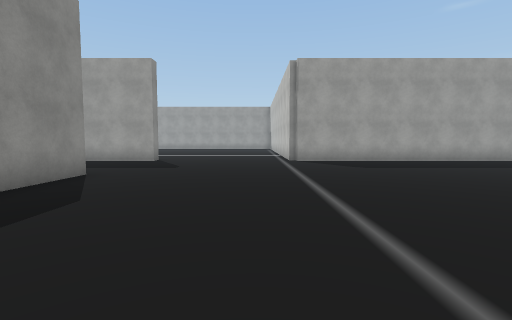
view 1 (above)

21 first-person views from a walk through a 3-D level made in the Unity game engine. The camera is 1.5 m above the floor, tilts 4° down and sees 85° across. The floor is counted in squares, 2 m on a side. Each view is taken from the middle of a square. On the plan, view 1 faces up. The plan holds only what a view shows up to about 10 squares ahead; the rest is blank. The place goes on beyond the plan. The player character is not drawn. Some surface patterns are stand-ins.

view 2
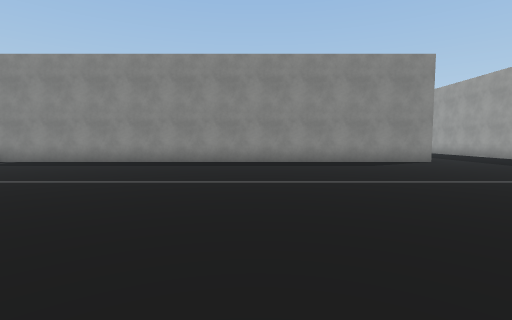

view 3
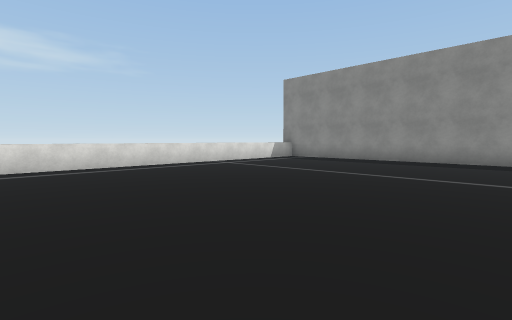

view 4
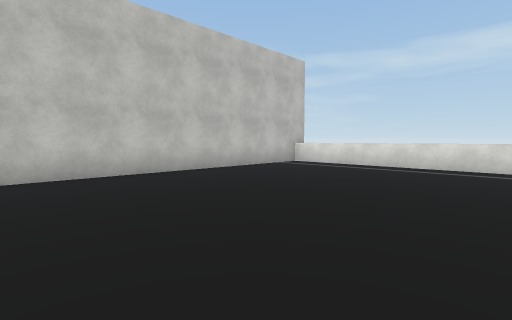

view 5
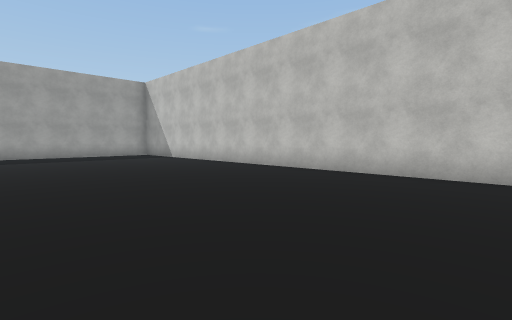

view 6
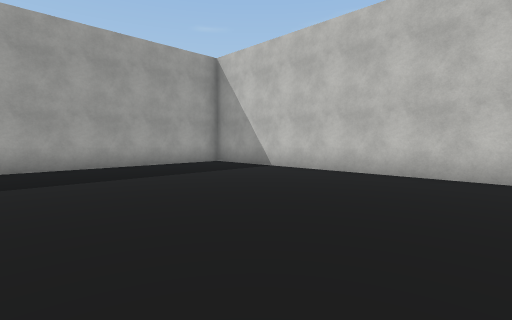

view 7
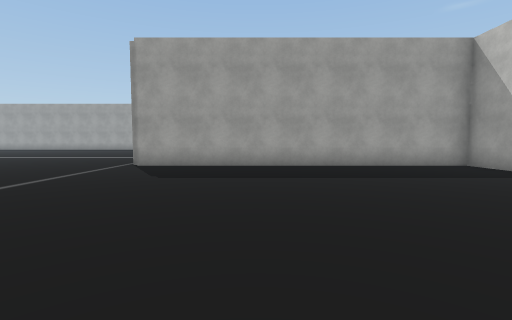

view 8
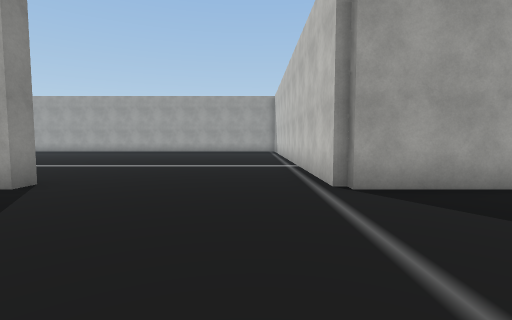

view 9
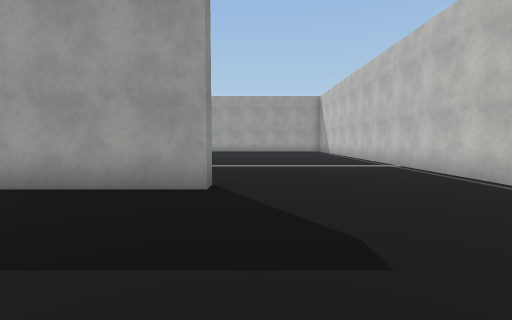

view 10
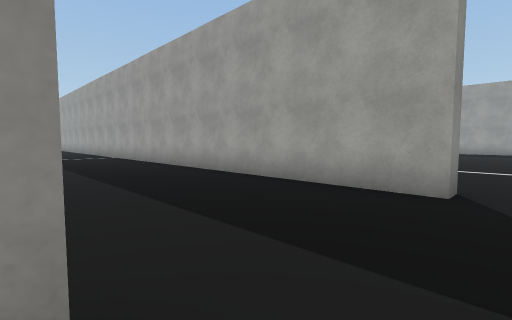

view 11
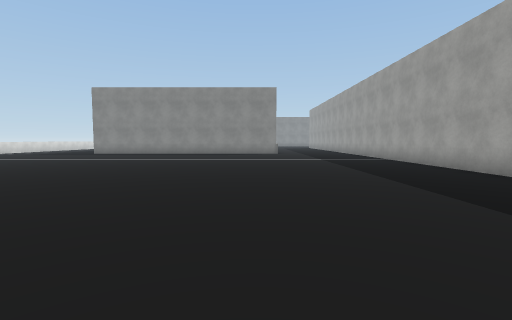

view 12
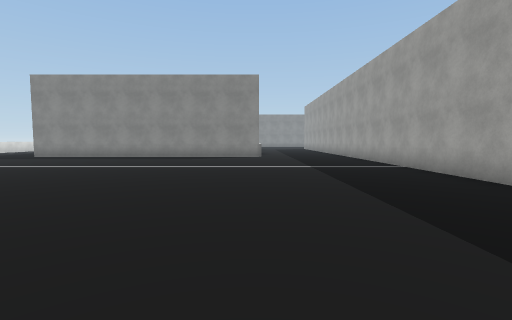

view 13
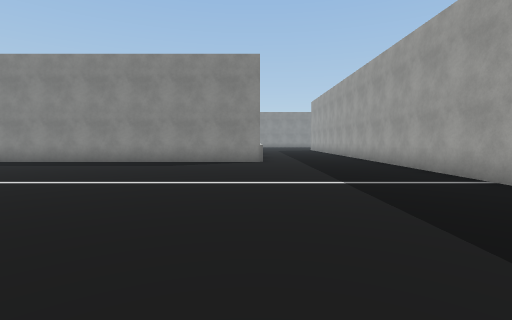

view 14
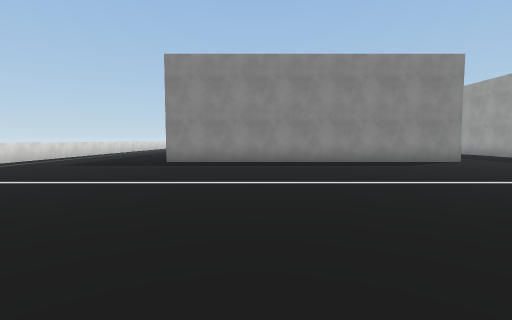

view 15
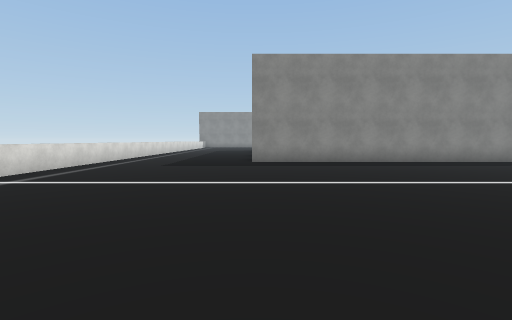

view 16
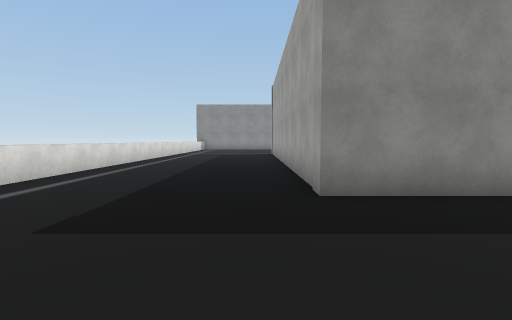

view 17
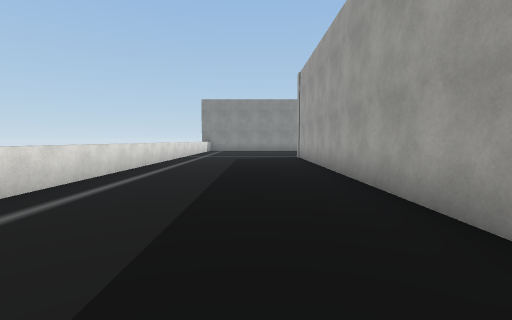

view 18
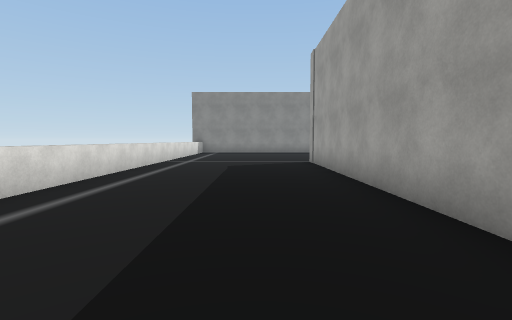

view 19
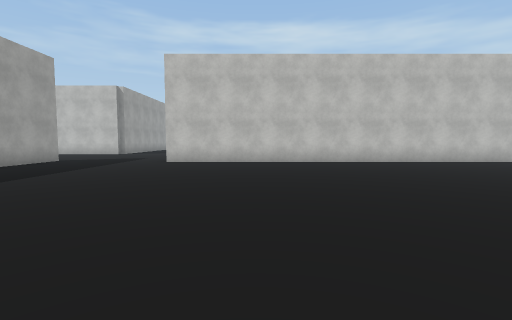

view 20
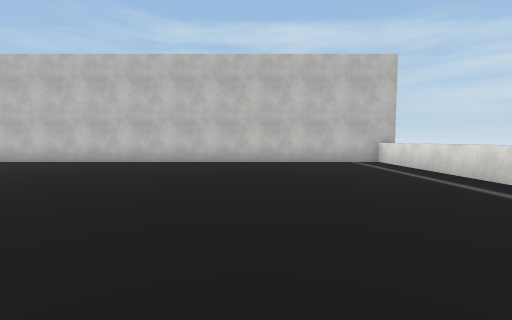

view 21
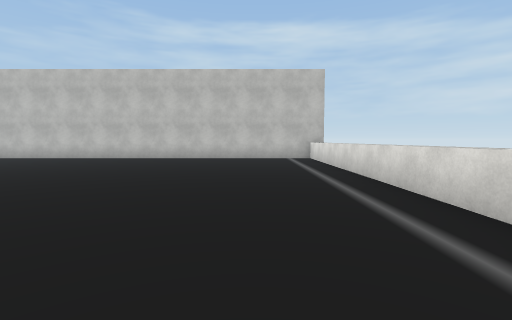

### Floor plan
Key: @ floor where view 1 was taken; # wall or solid block; . floor; ^ raised ledge.
Columns run from 33 left of view 1 to 12 right of it. Each row starts with its distance up from view 1.
 16                           .........#
 15                           .........#
 14                            ........#
 13                             .......#
 12                             .......#
 11                              ......###########
 10             ##################...............#
  9             .................................#
  8             .................................#
  7             .................................#
  6             #................#...............#
  5             #................#...............#
  4             #................#...............#
  3             #................#...............#
  2             #................#...............#
  1             #................#...............#
  0             #................#...@...........#
 -1             #................#...............#
 -2             #................#...............#
 -3             #................#...............#
 -4  ############................#...............#
 -5 .............................#...............#
 -6 .............................#...............#
 -7 .............................#...............#
 -8 .............................#.  ............#
 -9 .................. ..........#    ...........#
-10 ^^^^^^^^^^^^^^^^^   ^^^^^^^^^^    ^^^^^^^^^^^

Where each view was taken, in squares from view 1:
view 1: 0 up, 0 right, facing up
view 2: 0 up, 6 right, facing left
view 3: 1 down, 7 right, facing down-left
view 4: 1 down, 5 right, facing down-right
view 5: 4 down, 5 right, facing up-right
view 6: 2 up, 5 right, facing up-right
view 7: 2 up, 5 right, facing up
view 8: 6 up, 0 right, facing up
view 9: 6 up, 3 left, facing up
view 10: 6 up, 3 left, facing up-left
view 11: 5 up, 5 left, facing left
view 12: 6 up, 8 left, facing left
view 13: 6 up, 11 left, facing left
view 14: 1 down, 11 left, facing left
view 15: 4 down, 11 left, facing left
view 16: 5 down, 17 left, facing left
view 17: 6 down, 20 left, facing left
view 18: 6 down, 23 left, facing left
view 19: 3 up, 14 left, facing right
view 20: 5 down, 14 left, facing right
view 21: 7 down, 16 left, facing right
